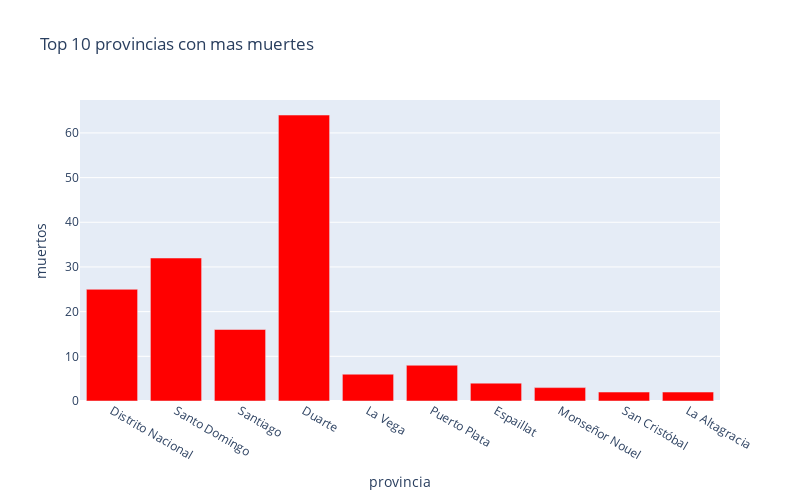

Source (notebook cell):
### Code cell
px.bar(
    sorted_provinces_df.head(10),
    x = "provincia",
    y = "muertos",
    title= "Top 10 provincias con mas muertes", # the axis names
    color_discrete_sequence=["red"], 
    height=500,
    width=800
)

### Figure 1 — Plotly figure (JSON) as saved in the notebook; plotly's stock layout.template omitted (floating-point values rounded to 4 significant figures)
{"data": [{"alignmentgroup": "True", "hovertemplate": "provincia=%{x}<br>muertos=%{y}<extra></extra>", "legendgroup": "", "marker": {"color": "red"}, "name": "", "offsetgroup": "", "orientation": "v", "showlegend": false, "textposition": "auto", "type": "bar", "x": ["Distrito Nacional", "Santo Domingo", "Santiago", "Duarte", "La Vega", "Puerto Plata", "Espaillat", "Monseñor Nouel", "San Cristóbal", "La Altagracia"], "xaxis": "x", "y": [25, 32, 16, 64, 6, 8, 4, 3, 2, 2], "yaxis": "y"}], "layout": {"barmode": "relative", "height": 500, "legend": {"tracegroupgap": 0}, "title": {"text": "Top 10 provincias con mas muertes"}, "width": 800, "xaxis": {"anchor": "y", "domain": [0, 1], "title": {"text": "provincia"}}, "yaxis": {"anchor": "x", "domain": [0, 1], "title": {"text": "muertos"}}}}
